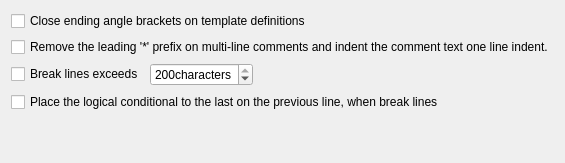
     <widget class="QWidget" name="tab_8">
      <attribute name="title">
       <string>Other 3</string>
      </attribute>
      <layout class="QGridLayout" name="gridLayout_7">
       <item row="3" column="0">
        <widget class="QWidget" name="widget_6" native="true">
         <layout class="QHBoxLayout" name="horizontalLayout_6">
          <property name="leftMargin">
           <number>0</number>
          </property>
          <property name="topMargin">
           <number>0</number>
          </property>
          <property name="rightMargin">
           <number>0</number>
          </property>
          <property name="bottomMargin">
           <number>0</number>
          </property>
          <item>
           <widget class="QCheckBox" name="chkBreakMaxCodeLength">
            <property name="text">
             <string>Break lines exceeds</string>
            </property>
           </widget>
          </item>
          <item>
           <widget class="QSpinBox" name="spinMaxCodeLength">
            <property name="suffix">
             <string>characters</string>
            </property>
            <property name="minimum">
             <number>50</number>
            </property>
            <property name="maximum">
             <number>200</number>
            </property>
            <property name="value">
             <number>200</number>
            </property>
           </widget>
          </item>
          <item>
           <spacer name="horizontalSpacer_7">
            <property name="orientation">
             <enum>Qt::Horizontal</enum>
            </property>
            <property name="sizeHint" stdset="0">
             <size>
              <width>40</width>
              <height>20</height>
             </size>
            </property>
           </spacer>
          </item>
         </layout>
        </widget>
       </item>
       <item row="5" column="0">
        <spacer name="verticalSpacer">
         <property name="orientation">
          <enum>Qt::Vertical</enum>
         </property>
         <property name="sizeHint" stdset="0">
          <size>
           <width>20</width>
           <height>40</height>
          </size>
         </property>
        </spacer>
       </item>
       <item row="1" column="0">
        <widget class="QCheckBox" name="chkRemoveCommentPrefix">
         <property name="text">
          <string>Remove the leading '*' prefix on multi-line comments and indent the comment text one line indent.</string>
         </property>
        </widget>
       </item>
       <item row="0" column="0">
        <widget class="QCheckBox" name="chkCloseTemplates">
         <property name="text">
          <string>Close ending angle brackets on template definitions</string>
         </property>
        </widget>
       </item>
       <item row="4" column="0">
        <widget class="QCheckBox" name="chkBreakAfterLogical">
         <property name="text">
          <string>Place the logical conditional to the last on the previous line, when break lines</string>
         </property>
        </widget>
       </item>
      </layout>
     </widget>
